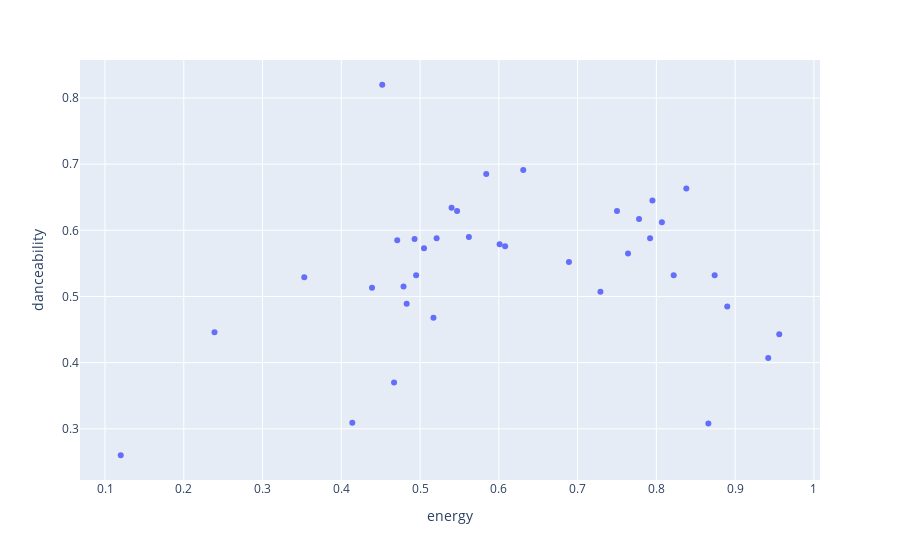

Source (notebook cell):
### Code cell
fig = px.scatter(df, x="valence", y="danceability", hover_data=['artists', 'name'])
fig.show()

### Figure 1 — Plotly figure (JSON) as saved in the notebook; plotly's stock layout.template omitted (floating-point values rounded to 4 significant figures)
{"data": [{"customdata": [[[{"external_urls": {"spotify": "https://open.spotify.com/artist/762310PdDnwsDxAQxzQkfX"}, "href": "https://api.spotify.com/v1/artists/762310PdDnwsDxAQxzQkfX", "id": "762310PdDnwsDxAQxzQkfX", "name": "Depeche Mode", "type": "artist", "uri": "spotify:artist:762310PdDnwsDxAQxzQkfX"}], "Enjoy the Silence"], [[{"external_urls": {"spotify": "https://open.spotify.com/artist/2YnNZW22TMq4Ixf19BDJci"}, "href": "https://api.spotify.com/v1/artists/2YnNZW22TMq4Ixf19BDJci", "id": "2YnNZW22TMq4Ixf19BDJci", "name": "Silent Runners", "type": "artist", "uri": "spotify:artist:2YnNZW22TMq4Ixf19BDJci"}], "Roadkill"], [[{"external_urls": {"spotify": "https://open.spotify.com/artist/7bu3H8JO7d0UbMoVzbo70s"}, "href": "https://api.spotify.com/v1/artists/7bu3H8JO7d0UbMoVzbo70s", "id": "7bu3H8JO7d0UbMoVzbo70s", "name": "The Cure", "type": "artist", "uri": "spotify:artist:7bu3H8JO7d0UbMoVzbo70s"}], "A Forest"], [[{"external_urls": {"spotify": "https://open.spotify.com/artist/7hM4i3NzOOZZ0IBAGY2hJy"}, "href": "https://api.spotify.com/v1/artists/7hM4i3NzOOZZ0IBAGY2hJy", "id": "7hM4i3NzOOZZ0IBAGY2hJy", "name": "Then Comes Silence", "type": "artist", "uri": "spotify:artist:7hM4i3NzOOZZ0IBAGY2hJy"}], "Strange Kicks"], [[{"external_urls": {"spotify": "https://open.spotify.com/artist/432R46LaYsJZV2Gmc4jUV5"}, "href": "https://api.spotify.com/v1/artists/432R46LaYsJZV2Gmc4jUV5", "id": "432R46LaYsJZV2Gmc4jUV5", "name": "Joy Division", "type": "artist", "uri": "spotify:artist:432R46LaYsJZV2Gmc4jUV5"}], "Love Will Tear Us Apart"], [[{"external_urls": {"spotify": "https://open.spotify.com/artist/1aSxMhuvixZ8h9dK9jIDwL"}, "href": "https://api.spotify.com/v1/artists/1aSxMhuvixZ8h9dK9jIDwL", "id": "1aSxMhuvixZ8h9dK9jIDwL", "name": "Kate Bush", "type": "artist", "uri": "spotify:artist:1aSxMhuvixZ8h9dK9jIDwL"}], "Running Up That Hill (A Deal With God)"], [[{"external_urls": {"spotify": "https://open.spotify.com/artist/6mdiAmATAx73kdxrNrnlao"}, "href": "https://api.spotify.com/v1/artists/6mdiAmATAx73kdxrNrnlao", "id": "6mdiAmATAx73kdxrNrnlao", "name": "Iron Maiden", "type": "artist", "uri": "spotify:artist:6mdiAmATAx73kdxrNrnlao"}], "Fear of the Dark - 2015 Remaster"], [[{"external_urls": {"spotify": "https://open.spotify.com/artist/4bthk9UfsYUYdcFyqxmSUU"}, "href": "https://api.spotify.com/v1/artists/4bthk9UfsYUYdcFyqxmSUU", "id": "4bthk9UfsYUYdcFyqxmSUU", "name": "Tears For Fears", "type": "artist", "uri": "spotify:artist:4bthk9UfsYUYdcFyqxmSUU"}], "Everybody Wants To Rule The World"], [[{"external_urls": {"spotify": "https://open.spotify.com/artist/0pWwt5vGNzezEhfAcc420Y"}, "href": "https://api.spotify.com/v1/artists/0pWwt5vGNzezEhfAcc420Y", "id": "0pWwt5vGNzezEhfAcc420Y", "name": "Mr.Kitty", "type": "artist", "uri": "spotify:artist:0pWwt5vGNzezEhfAcc420Y"}], "After Dark"], [[{"external_urls": {"spotify": "https://open.spotify.com/artist/77SW9BnxLY8rJ0RciFqkHh"}, "href": "https://api.spotify.com/v1/artists/77SW9BnxLY8rJ0RciFqkHh", "id": "77SW9BnxLY8rJ0RciFqkHh", "name": "The Neighbourhood", "type": "artist", "uri": "spotify:artist:77SW9BnxLY8rJ0RciFqkHh"}], "Sweater Weather"], [[{"external_urls": {"spotify": "https://open.spotify.com/artist/3MZsBdqDrRTJihTHQrO6Dq"}, "href": "https://api.spotify.com/v1/artists/3MZsBdqDrRTJihTHQrO6Dq", "id": "3MZsBdqDrRTJihTHQrO6Dq", "name": "Joji", "type": "artist", "uri": "spotify:artist:3MZsBdqDrRTJihTHQrO6Dq"}], "SLOW DANCING IN THE DARK"], [[{"external_urls": {"spotify": "https://open.spotify.com/artist/0UF7XLthtbSF2Eur7559oV"}, "href": "https://api.spotify.com/v1/artists/0UF7XLthtbSF2Eur7559oV", "id": "0UF7XLthtbSF2Eur7559oV", "name": "Kavinsky", "type": "artist", "uri": "spotify:artist:0UF7XLthtbSF2Eur7559oV"}], "Nightcall"], [[{"external_urls": {"spotify": "https://open.spotify.com/artist/4lxfqrEsLX6N1N4OCSkILp"}, "href": "https://api.spotify.com/v1/artists/4lxfqrEsLX6N1N4OCSkILp", "id": "4lxfqrEsLX6N1N4OCSkILp", "name": "Phil Collins", "type": "artist", "uri": "spotify:artist:4lxfqrEsLX6N1N4OCSkILp"}], "In The Air Tonight - 2015 Remastered"], [[{"external_urls": {"spotify": "https://open.spotify.com/artist/63MQldklfxkjYDoUE4Tppz"}, "href": "https://api.spotify.com/v1/artists/63MQldklfxkjYDoUE4Tppz", "id": "63MQldklfxkjYDoUE4Tppz", "name": "M83", "type": "artist", "uri": "spotify:artist:63MQldklfxkjYDoUE4Tppz"}], "Midnight City"], [[{"external_urls": {"spotify": "https://open.spotify.com/artist/2kCcBybjl3SAtIcwdWpUe3"}, "href": "https://api.spotify.com/v1/artists/2kCcBybjl3SAtIcwdWpUe3", "id": "2kCcBybjl3SAtIcwdWpUe3", "name": "Lil Peep", "type": "artist", "uri": "spotify:artist:2kCcBybjl3SAtIcwdWpUe3"}], "Star Shopping"], [[{"external_urls": {"spotify": "https://open.spotify.com/artist/2kCcBybjl3SAtIcwdWpUe3"}, "href": "https://api.spotify.com/v1/artists/2kCcBybjl3SAtIcwdWpUe3", "id": "2kCcBybjl3SAtIcwdWpUe3", "name": "Lil Peep", "type": "artist", "uri": "spotify:artist:2kCcBybjl3SAtIcwdWpUe3"}, {"external_urls": {"spotify": "https://open.spotify.com/artist/5g63iWaMJ2UrkZMkCC8dMi"}, "href": "https://api.spotify.com/v1/artists/5g63iWaMJ2UrkZMkCC8dMi", "id": "5g63iWaMJ2UrkZMkCC8dMi", "name": "Lil Tracy", "type": "artist", "uri": "spotify:artist:5g63iWaMJ2UrkZMkCC8dMi"}], "witchblades"], [[{"external_urls": {"spotify": "https://open.spotify.com/artist/77SW9BnxLY8rJ0RciFqkHh"}, "href": "https://api.spotify.com/v1/artists/77SW9BnxLY8rJ0RciFqkHh", "id": "77SW9BnxLY8rJ0RciFqkHh", "name": "The Neighbourhood", "type": "artist", "uri": "spotify:artist:77SW9BnxLY8rJ0RciFqkHh"}], "Daddy Issues"], [[{"external_urls": {"spotify": "https://open.spotify.com/artist/6zFYqv1mOsgBRQbae3JJ9e"}, "href": "https://api.spotify.com/v1/artists/6zFYqv1mOsgBRQbae3JJ9e", "id": "6zFYqv1mOsgBRQbae3JJ9e", "name": "Billy Joel", "type": "artist", "uri": "spotify:artist:6zFYqv1mOsgBRQbae3JJ9e"}], "Vienna"], [[{"external_urls": {"spotify": "https://open.spotify.com/artist/1t20wYnTiAT0Bs7H1hv9Wt"}, "href": "https://api.spotify.com/v1/artists/1t20wYnTiAT0Bs7H1hv9Wt", "id": "1t20wYnTiAT0Bs7H1hv9Wt", "name": "EDEN", "type": "artist", "uri": "spotify:artist:1t20wYnTiAT0Bs7H1hv9Wt"}], "rock + roll"], [[{"external_urls": {"spotify": "https://open.spotify.com/artist/18lpwfiys4GtdHWNUu9qQr"}, "href": "https://api.spotify.com/v1/artists/18lpwfiys4GtdHWNUu9qQr", "id": "18lpwfiys4GtdHWNUu9qQr", "name": "Ocean Alley", "type": "artist", "uri": "spotify:artist:18lpwfiys4GtdHWNUu9qQr"}], "Confidence"], [[{"external_urls": {"spotify": "https://open.spotify.com/artist/3iOvXCl6edW5Um0fXEBRXy"}, "href": "https://api.spotify.com/v1/artists/3iOvXCl6edW5Um0fXEBRXy", "id": "3iOvXCl6edW5Um0fXEBRXy", "name": "The xx", "type": "artist", "uri": "spotify:artist:3iOvXCl6edW5Um0fXEBRXy"}], "Intro"], [[{"external_urls": {"spotify": "https://open.spotify.com/artist/7COP1HCvVq1cIpZcLQYoNe"}, "href": "https://api.spotify.com/v1/artists/7COP1HCvVq1cIpZcLQYoNe", "id": "7COP1HCvVq1cIpZcLQYoNe", "name": "Bedroom", "type": "artist", "uri": "spotify:artist:7COP1HCvVq1cIpZcLQYoNe"}], "In My Head"], [[{"external_urls": {"spotify": "https://open.spotify.com/artist/3sntDD4Y2K97qvDq3GPqZ5"}, "href": "https://api.spotify.com/v1/artists/3sntDD4Y2K97qvDq3GPqZ5", "id": "3sntDD4Y2K97qvDq3GPqZ5", "name": "Myslovitz", "type": "artist", "uri": "spotify:artist:3sntDD4Y2K97qvDq3GPqZ5"}], "Dlugość dźwięku samotności"], [[{"external_urls": {"spotify": "https://open.spotify.com/artist/7Ln80lUS6He07XvHI8qqHH"}, "href": "https://api.spotify.com/v1/artists/7Ln80lUS6He07XvHI8qqHH", "id": "7Ln80lUS6He07XvHI8qqHH", "name": "Arctic Monkeys", "type": "artist", "uri": "spotify:artist:7Ln80lUS6He07XvHI8qqHH"}], "Why'd You Only Call Me When You're High?"], [[{"external_urls": {"spotify": "https://open.spotify.com/artist/0xliTEbFfy5HQHvsTknTkX"}, "href": "https://api.spotify.com/v1/artists/0xliTEbFfy5HQHvsTknTkX", "id": "0xliTEbFfy5HQHvsTknTkX", "name": "Alphaville", "type": "artist", "uri": "spotify:artist:0xliTEbFfy5HQHvsTknTkX"}], "Forever Young"], [[{"external_urls": {"spotify": "https://open.spotify.com/artist/65A714FqhSPjoFZeffQbTv"}, "href": "https://api.spotify.com/v1/artists/65A714FqhSPjoFZeffQbTv", "id": "65A714FqhSPjoFZeffQbTv", "name": "Lindemann", "type": "artist", "uri": "spotify:artist:65A714FqhSPjoFZeffQbTv"}], "That's My Heart"], [[{"external_urls": {"spotify": "https://open.spotify.com/artist/1r93D0anfnfL4M7tYTce0J"}, "href": "https://api.spotify.com/v1/artists/1r93D0anfnfL4M7tYTce0J", "id": "1r93D0anfnfL4M7tYTce0J", "name": "Edwin Rosen", "type": "artist", "uri": "spotify:artist:1r93D0anfnfL4M7tYTce0J"}], "\"1119\""], [[{"external_urls": {"spotify": "https://open.spotify.com/artist/0pg0Zm8FsGAYy5kdHuBnSo"}, "href": "https://api.spotify.com/v1/artists/0pg0Zm8FsGAYy5kdHuBnSo", "id": "0pg0Zm8FsGAYy5kdHuBnSo", "name": "salvia palth", "type": "artist", "uri": "spotify:artist:0pg0Zm8FsGAYy5kdHuBnSo"}], "i was all over her"], [[{"external_urls": {"spotify": "https://open.spotify.com/artist/3YBIrJozn8fop4UYIt7wcV"}, "href": "https://api.spotify.com/v1/artists/3YBIrJozn8fop4UYIt7wcV", "id": "3YBIrJozn8fop4UYIt7wcV", "name": "Russell Crowe", "type": "artist", "uri": "spotify:artist:3YBIrJozn8fop4UYIt7wcV"}], "Stars"], [[{"external_urls": {"spotify": "https://open.spotify.com/artist/0pWwt5vGNzezEhfAcc420Y"}, "href": "https://api.spotify.com/v1/artists/0pWwt5vGNzezEhfAcc420Y", "id": "0pWwt5vGNzezEhfAcc420Y", "name": "Mr.Kitty", "type": "artist", "uri": "spotify:artist:0pWwt5vGNzezEhfAcc420Y"}], "Habits (feat. PASTEL GHOST)"], [[{"external_urls": {"spotify": "https://open.spotify.com/artist/0PkkQfDUJZuR2PcQ6uEV8j"}, "href": "https://api.spotify.com/v1/artists/0PkkQfDUJZuR2PcQ6uEV8j", "id": "0PkkQfDUJZuR2PcQ6uEV8j", "name": "Lady Pank", "type": "artist", "uri": "spotify:artist:0PkkQfDUJZuR2PcQ6uEV8j"}], "Wciąż bardziej obcy"], [[{"external_urls": {"spotify": "https://open.spotify.com/artist/7riQPkkGZBnTh9ve5qIhYo"}, "href": "https://api.spotify.com/v1/artists/7riQPkkGZBnTh9ve5qIhYo", "id": "7riQPkkGZBnTh9ve5qIhYo", "name": "Mareux", "type": "artist", "uri": "spotify:artist:7riQPkkGZBnTh9ve5qIhYo"}], "The Perfect Girl"], [[{"external_urls": {"spotify": "https://open.spotify.com/artist/1QAJqy2dA3ihHBFIHRphZj"}, "href": "https://api.spotify.com/v1/artists/1QAJqy2dA3ihHBFIHRphZj", "id": "1QAJqy2dA3ihHBFIHRphZj", "name": "Cigarettes After Sex", "type": "artist", "uri": "spotify:artist:1QAJqy2dA3ihHBFIHRphZj"}], "Apocalypse"], [[{"external_urls": {"spotify": "https://open.spotify.com/artist/2wpWOzQE5TpA0dVnh5YD08"}, "href": "https://api.spotify.com/v1/artists/2wpWOzQE5TpA0dVnh5YD08", "id": "2wpWOzQE5TpA0dVnh5YD08", "name": "Bronski Beat", "type": "artist", "uri": "spotify:artist:2wpWOzQE5TpA0dVnh5YD08"}], "Smalltown Boy"], [[{"external_urls": {"spotify": "https://open.spotify.com/artist/5qxFoC4hkXgFJ3l9keZlL0"}, "href": "https://api.spotify.com/v1/artists/5qxFoC4hkXgFJ3l9keZlL0", "id": "5qxFoC4hkXgFJ3l9keZlL0", "name": "Desmond Doom", "type": "artist", "uri": "spotify:artist:5qxFoC4hkXgFJ3l9keZlL0"}], "You'll Never Be A Rockstar (That's Okay)"], [[{"external_urls": {"spotify": "https://open.spotify.com/artist/5NGO30tJxFlKixkPSgXcFE"}, "href": "https://api.spotify.com/v1/artists/5NGO30tJxFlKixkPSgXcFE", "id": "5NGO30tJxFlKixkPSgXcFE", "name": "The Police", "type": "artist", "uri": "spotify:artist:5NGO30tJxFlKixkPSgXcFE"}], "Every Breath You Take"], [[{"external_urls": {"spotify": "https://open.spotify.com/artist/51Blml2LZPmy7TTiAg47vQ"}, "href": "https://api.spotify.com/v1/artists/51Blml2LZPmy7TTiAg47vQ", "id": "51Blml2LZPmy7TTiAg47vQ", "name": "U2", "type": "artist", "uri": "spotify:artist:51Blml2LZPmy7TTiAg47vQ"}], "I Still Haven't Found What I'm Looking For - Remastered 2007"]], "hovertemplate": "energy=%{x}<br>danceability=%{y}<br>artists=%{customdata[0]}<br>name=%{customdata[1]}<extra></extra>", "legendgroup": "", "marker": {"color": "#636efa", "symbol": "circle"}, "mode": "markers", "name": "", "orientation": "v", "showlegend": false, "type": "scatter", "x": [0.838, 0.792, 0.493, 0.942, 0.956, 0.547, 0.866, 0.795, 0.601, 0.807, 0.479, 0.874, 0.239, 0.729, 0.471, 0.54, 0.521, 0.495, 0.517, 0.562, 0.778, 0.608, 0.689, 0.631, 0.483, 0.414, 0.75, 0.353, 0.12, 0.822, 0.439, 0.89, 0.467, 0.584, 0.505, 0.452, 0.764], "xaxis": "x", "y": [0.663, 0.588, 0.587, 0.407, 0.443, 0.629, 0.308, 0.645, 0.579, 0.612, 0.515, 0.532, 0.446, 0.507, 0.585, 0.634, 0.588, 0.532, 0.468, 0.59, 0.617, 0.576, 0.552, 0.691, 0.489, 0.309, 0.629, 0.529, 0.26, 0.532, 0.513, 0.485, 0.37, 0.685, 0.573, 0.82, 0.565], "yaxis": "y"}], "layout": {"legend": {"tracegroupgap": 0}, "margin": {"t": 60}, "xaxis": {"anchor": "y", "domain": [0, 1], "title": {"text": "energy"}}, "yaxis": {"anchor": "x", "domain": [0, 1], "title": {"text": "danceability"}}}}
